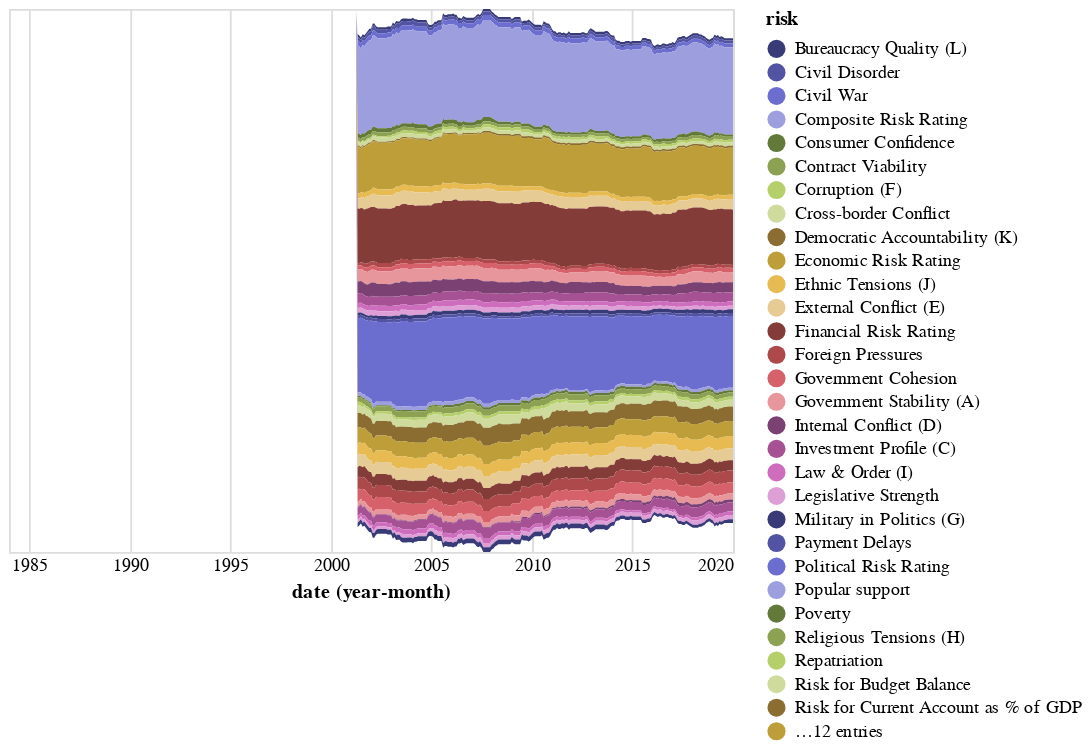

Here is the notebook cell this chart was saved with:
### Code cell
ai.Chart(risks_china).mark_area().encode(
        ai.X('yearmonth(date):T', axis=ai.Axis(format='%Y', domain=False, tickSize=0)),
        ai.Y('sum(rate):Q', stack='center', axis=None),
        ai.Color('risk:N', scale=ai.Scale(scheme='category20b')
    )
).interactive()

### Figure 1 — Vega-Lite specification as saved in the notebook (floating-point values rounded to 4 significant figures; data arrays with more than 128 entries replaced by an {"elided": "..."} marker saying what was removed)
{"config": {"view": {"continuousWidth": 400, "continuousHeight": 300}}, "data": {"name": "data-ea6f3ffe45fad74fa83f408fa71e9608"}, "mark": "area", "encoding": {"color": {"type": "nominal", "field": "risk", "scale": {"scheme": "category20b"}}, "x": {"type": "temporal", "axis": {"domain": false, "format": "%Y", "tickSize": 0}, "field": "date", "timeUnit": "yearmonth"}, "y": {"type": "quantitative", "aggregate": "sum", "axis": null, "field": "rate", "stack": "center"}}, "selection": {"selector003": {"type": "interval", "bind": "scales", "encodings": ["x", "y"]}}, "$schema": "https://vega.github.io/schema/vega-lite/v4.0.2.json", "datasets": {"data-ea6f3ffe45fad74fa83f408fa71e9608": {"elided": "17753 records"}}}
